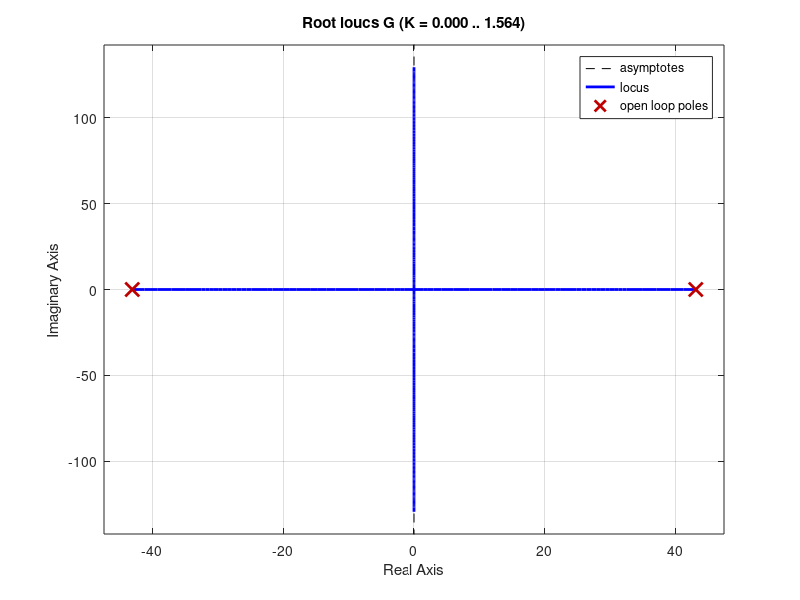
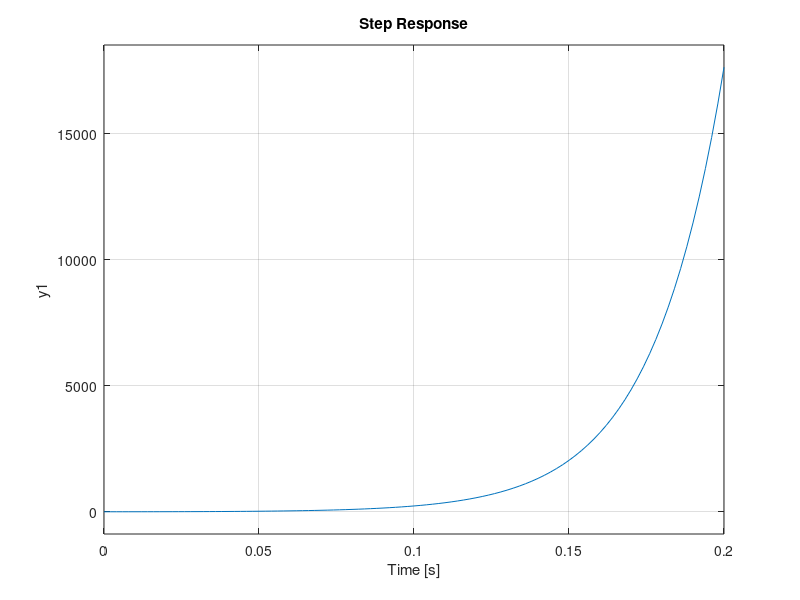
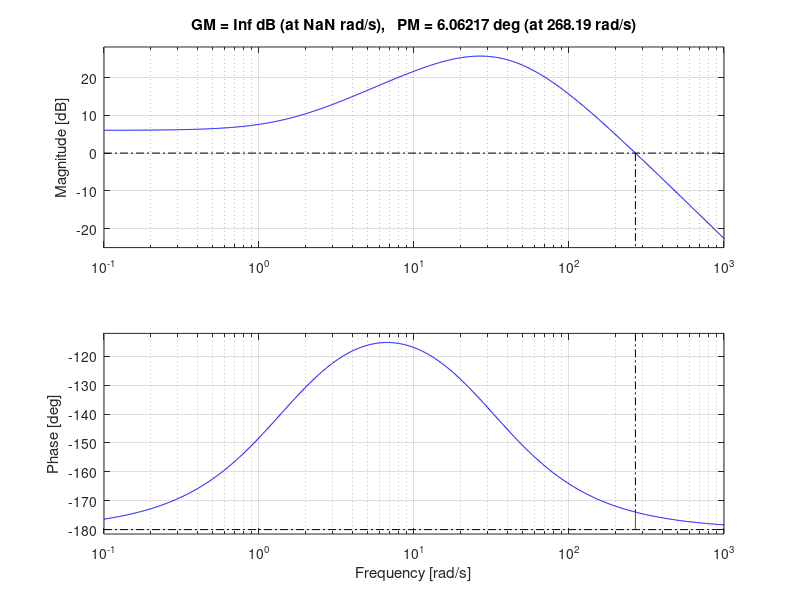
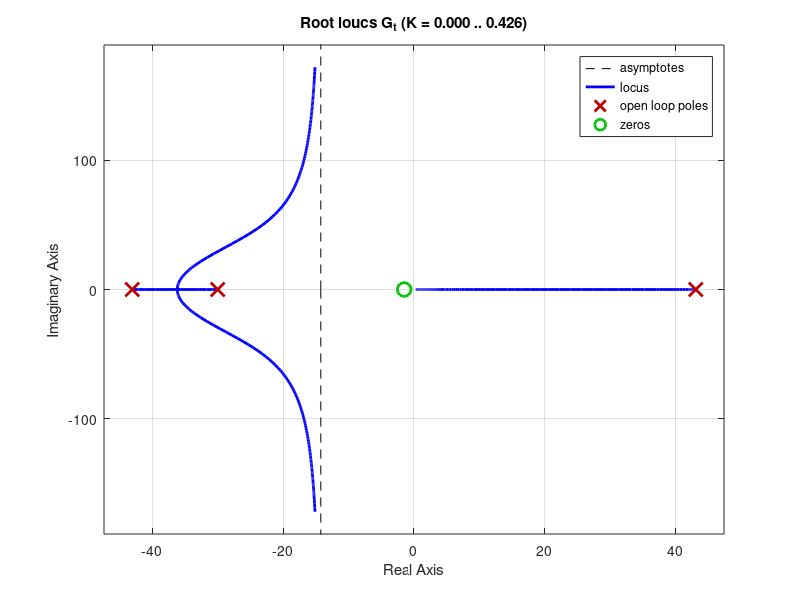

Recreate these plots in MATLAB, in order.
%% Constants of the controller
k_i = 0.114;
k_x = 30.0676;
a = 843;
k_c = 2*k_x/a/2/k_i;
k_a = 2;
m = 0.0162;
dc = 2; %DC gain of 2
z_c = 1.5; %this is a random guess tbh
p_c = z_c * 20; %pole to zero ratio of 20

% Transfer function for plant
s = tf('s');
num = a * k_a * k_i;
den = m * (s^2 - k_x/m);
G = num/den;
fig1 = figure(1);
rlocus(G);
fig2 = figure(2);
step(G)

 
% Transfer function for plant and controller
G_c = k_c * (1 + s/z_c) / (1 + s/p_c);
G_t = G_c * G;

% Root locus and phage margin of the whole system
fig3 = figure(3);
margin(G_t)
fig4 = figure(4);
rlocus(G_t)

% Calculate the values of resistance and capacitor
R1 = 1e4/k_c
R2 = z_c * R1 / (p_c - z_c)
C = 1/p_c/R2